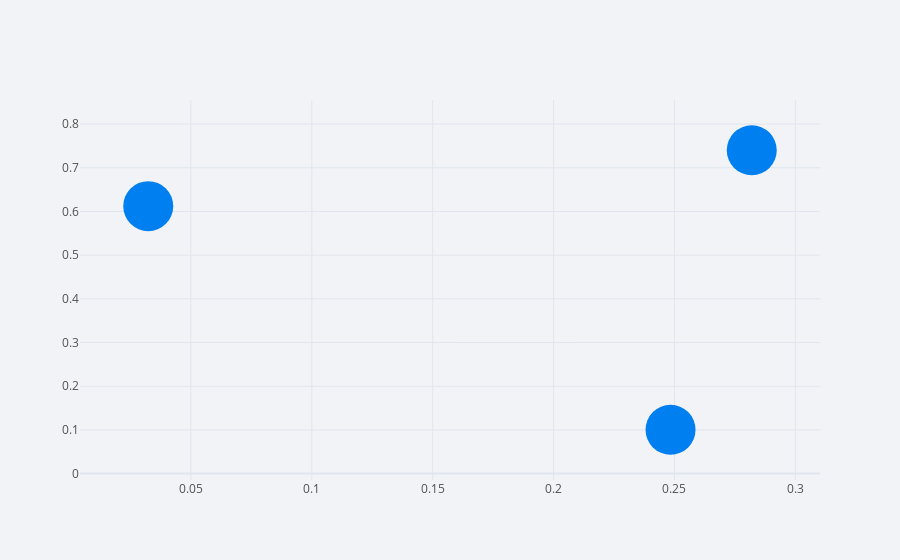

The code cell stored with this chart in its notebook:
### Code cell
df.iplot(x='a',y='b',mode='markers',size=50)

### Figure 1 — Plotly figure (JSON) as saved in the notebook; plotly's stock layout.template omitted (floating-point values rounded to 4 significant figures)
{"data": [{"line": {"color": "rgba(0, 128, 240, 1.0)", "dash": "solid", "shape": "linear", "width": 1.3}, "marker": {"size": 50, "symbol": "circle"}, "mode": "markers", "name": "b", "text": "", "type": "scatter", "x": [0.2484, 0.282, 0.03237], "y": [0.1004, 0.74, 0.6121]}], "layout": {"legend": {"bgcolor": "#F2F3F7", "font": {"color": "#505050"}}, "paper_bgcolor": "#F2F3F7", "plot_bgcolor": "#F2F3F7", "title": {"font": {"color": "#484848"}}, "xaxis": {"gridcolor": "#E1E5ED", "showgrid": true, "tickfont": {"color": "#505050"}, "title": {"font": {"color": "#505050"}, "text": ""}, "zerolinecolor": "#E1E5ED"}, "yaxis": {"gridcolor": "#E1E5ED", "showgrid": true, "tickfont": {"color": "#505050"}, "title": {"font": {"color": "#505050"}, "text": ""}, "zerolinecolor": "#E1E5ED"}}}
